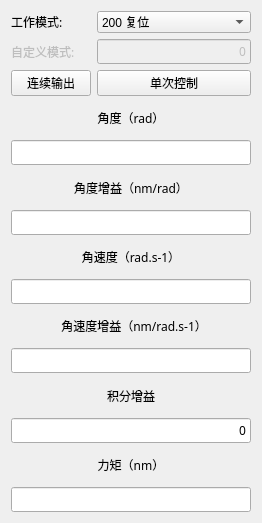
   <widget class="QWidget" name="layoutWidget">
    <property name="geometry">
     <rect>
      <x>910</x>
      <y>90</y>
      <width>262</width>
      <height>523</height>
     </rect>
    </property>
    <layout class="QGridLayout" name="gridLayout_3">
     <item row="9" column="0" colspan="2">
      <widget class="QLabel" name="label_14">
       <property name="font">
        <font>
         <family>微软雅黑</family>
         <pointsize>9</pointsize>
        </font>
       </property>
       <property name="text">
        <string>  角速度增益（nm/rad.s-1）</string>
       </property>
       <property name="alignment">
        <set>Qt::AlignCenter</set>
       </property>
      </widget>
     </item>
     <item row="2" column="1">
      <widget class="QPushButton" name="pushButtonCfgSingle">
       <property name="font">
        <font>
         <family>微软雅黑</family>
        </font>
       </property>
       <property name="text">
        <string>单次控制</string>
       </property>
      </widget>
     </item>
     <item row="12" column="0" colspan="2">
      <widget class="QLineEdit" name="lineEditSetKd">
       <property name="font">
        <font>
         <family>微软雅黑</family>
        </font>
       </property>
       <property name="contextMenuPolicy">
        <enum>Qt::DefaultContextMenu</enum>
       </property>
       <property name="layoutDirection">
        <enum>Qt::LeftToRight</enum>
       </property>
       <property name="alignment">
        <set>Qt::AlignRight|Qt::AlignTrailing|Qt::AlignVCenter</set>
       </property>
      </widget>
     </item>
     <item row="2" column="0">
      <widget class="QPushButton" name="pushButtonCfgContinous">
       <property name="font">
        <font>
         <family>微软雅黑</family>
        </font>
       </property>
       <property name="text">
        <string>连续输出</string>
       </property>
      </widget>
     </item>
     <item row="0" column="1">
      <widget class="QComboBox" name="comboBox_mot_mode">
       <item>
        <property name="text">
         <string>200 复位</string>
        </property>
       </item>
       <item>
        <property name="text">
         <string>3 PARALL高编</string>
        </property>
       </item>
       <item>
        <property name="text">
         <string>4 CASCADE高编</string>
        </property>
       </item>
       <item>
        <property name="text">
         <string>248 扭矩步进</string>
        </property>
       </item>
       <item>
        <property name="text">
         <string>253 开环转</string>
        </property>
       </item>
       <item>
        <property name="text">
         <string>17 电机扫频</string>
        </property>
       </item>
      </widget>
     </item>
     <item row="15" column="0" colspan="2">
      <widget class="QLabel" name="label_11">
       <property name="font">
        <font>
         <family>微软雅黑</family>
         <pointsize>9</pointsize>
        </font>
       </property>
       <property name="focusPolicy">
        <enum>Qt::NoFocus</enum>
       </property>
       <property name="lineWidth">
        <number>1</number>
       </property>
       <property name="text">
        <string>力矩（nm）</string>
       </property>
       <property name="alignment">
        <set>Qt::AlignCenter</set>
       </property>
      </widget>
     </item>
     <item row="4" column="0" colspan="2">
      <widget class="QLineEdit" name="lineEditSetPos">
       <property name="font">
        <font>
         <family>微软雅黑</family>
        </font>
       </property>
       <property name="contextMenuPolicy">
        <enum>Qt::ActionsContextMenu</enum>
       </property>
       <property name="layoutDirection">
        <enum>Qt::LeftToRight</enum>
       </property>
       <property name="alignment">
        <set>Qt::AlignRight|Qt::AlignTrailing|Qt::AlignVCenter</set>
       </property>
      </widget>
     </item>
     <item row="13" column="0" colspan="2">
      <widget class="QLabel" name="label_Ki">
       <property name="font">
        <font>
         <family>微软雅黑</family>
        </font>
       </property>
       <property name="text">
        <string>积分增益</string>
       </property>
       <property name="alignment">
        <set>Qt::AlignCenter</set>
       </property>
      </widget>
     </item>
     <item row="3" column="0" colspan="2">
      <widget class="QLabel" name="label_7">
       <property name="font">
        <font>
         <family>微软雅黑</family>
         <pointsize>9</pointsize>
        </font>
       </property>
       <property name="text">
        <string>角度（rad）</string>
       </property>
       <property name="alignment">
        <set>Qt::AlignCenter</set>
       </property>
      </widget>
     </item>
     <item row="16" column="0" colspan="2">
      <widget class="QLineEdit" name="lineEditSetTorque">
       <property name="font">
        <font>
         <family>微软雅黑</family>
        </font>
       </property>
       <property name="layoutDirection">
        <enum>Qt::LeftToRight</enum>
       </property>
       <property name="alignment">
        <set>Qt::AlignRight|Qt::AlignTrailing|Qt::AlignVCenter</set>
       </property>
      </widget>
     </item>
     <item row="7" column="0" colspan="2">
      <widget class="QLabel" name="label_10">
       <property name="font">
        <font>
         <family>微软雅黑</family>
         <pointsize>9</pointsize>
        </font>
       </property>
       <property name="text">
        <string>角速度（rad.s-1）</string>
       </property>
       <property name="alignment">
        <set>Qt::AlignCenter</set>
       </property>
      </widget>
     </item>
     <item row="8" column="0" colspan="2">
      <widget class="QLineEdit" name="lineEditSetVel">
       <property name="font">
        <font>
         <family>微软雅黑</family>
        </font>
       </property>
       <property name="layoutDirection">
        <enum>Qt::LeftToRight</enum>
       </property>
       <property name="alignment">
        <set>Qt::AlignRight|Qt::AlignTrailing|Qt::AlignVCenter</set>
       </property>
      </widget>
     </item>
     <item row="5" column="0" colspan="2">
      <widget class="QLabel" name="label_8">
       <property name="font">
        <font>
         <family>微软雅黑</family>
         <pointsize>9</pointsize>
        </font>
       </property>
       <property name="text">
        <string>角度增益（nm/rad）</string>
       </property>
       <property name="alignment">
        <set>Qt::AlignCenter</set>
       </property>
      </widget>
     </item>
     <item row="0" column="0">
      <widget class="QLabel" name="label_mot_mode">
       <property name="font">
        <font>
         <family>微软雅黑</family>
        </font>
       </property>
       <property name="text">
        <string>工作模式:</string>
       </property>
      </widget>
     </item>
     <item row="1" column="0">
      <widget class="QLabel" name="label_SelfMode">
       <property name="enabled">
        <bool>false</bool>
       </property>
       <property name="font">
        <font>
         <family>微软雅黑</family>
         <pointsize>9</pointsize>
        </font>
       </property>
       <property name="text">
        <string>自定义模式:</string>
       </property>
      </widget>
     </item>
     <item row="6" column="0" colspan="2">
      <widget class="QLineEdit" name="lineEditSetKp">
       <property name="font">
        <font>
         <family>微软雅黑</family>
        </font>
       </property>
       <property name="layoutDirection">
        <enum>Qt::LeftToRight</enum>
       </property>
       <property name="alignment">
        <set>Qt::AlignRight|Qt::AlignTrailing|Qt::AlignVCenter</set>
       </property>
      </widget>
     </item>
     <item row="1" column="1">
      <widget class="QLineEdit" name="lineEditSetSelfMode">
       <property name="enabled">
        <bool>false</bool>
       </property>
       <property name="font">
        <font>
         <family>微软雅黑</family>
        </font>
       </property>
       <property name="layoutDirection">
        <enum>Qt::LeftToRight</enum>
       </property>
       <property name="text">
        <string>0</string>
       </property>
       <property name="alignment">
        <set>Qt::AlignRight|Qt::AlignTrailing|Qt::AlignVCenter</set>
       </property>
       <property name="readOnly">
        <bool>true</bool>
       </property>
      </widget>
     </item>
     <item row="14" column="0" colspan="2">
      <widget class="QLineEdit" name="lineEditSetKi">
       <property name="font">
        <font>
         <family>微软雅黑</family>
        </font>
       </property>
       <property name="layoutDirection">
        <enum>Qt::LeftToRight</enum>
       </property>
       <property name="text">
        <string>0</string>
       </property>
       <property name="alignment">
        <set>Qt::AlignRight|Qt::AlignTrailing|Qt::AlignVCenter</set>
       </property>
      </widget>
     </item>
    </layout>
   </widget>
